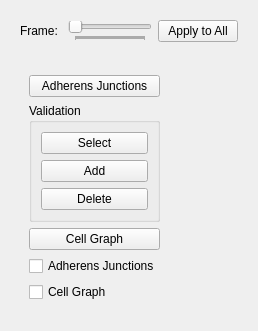
      <widget class="QWidget" name="cellSegmentationTab">
       <attribute name="title">
        <string>Cell Segmentation</string>
       </attribute>
       <layout class="QVBoxLayout" name="verticalLayout_10">
        <item>
         <widget class="QWidget" name="widget_17" native="true">
          <layout class="QHBoxLayout" name="horizontalLayout_11">
           <item>
            <widget class="QLabel" name="label_8">
             <property name="text">
              <string>Frame: </string>
             </property>
            </widget>
           </item>
           <item>
            <widget class="QSlider" name="cellSegmentationSlider">
             <property name="orientation">
              <enum>Qt::Horizontal</enum>
             </property>
             <property name="tickPosition">
              <enum>QSlider::TicksBelow</enum>
             </property>
             <property name="tickInterval">
              <number>1</number>
             </property>
            </widget>
           </item>
           <item>
            <widget class="QPushButton" name="pushButton_16">
             <property name="text">
              <string>Apply to All</string>
             </property>
            </widget>
           </item>
          </layout>
         </widget>
        </item>
        <item>
         <widget class="QWidget" name="widget_18" native="true">
          <layout class="QHBoxLayout" name="horizontalLayout_12">
           <item>
            <widget class="QWidget" name="widget_4" native="true">
             <layout class="QFormLayout" name="formLayout_9">
              <property name="fieldGrowthPolicy">
               <enum>QFormLayout::AllNonFixedFieldsGrow</enum>
              </property>
              <item row="2" column="0" colspan="2">
               <widget class="QPushButton" name="dualButton">
                <property name="text">
                 <string>Cell Graph</string>
                </property>
               </widget>
              </item>
              <item row="0" column="0" colspan="2">
               <widget class="QPushButton" name="segmentationButton">
                <property name="text">
                 <string>Adherens Junctions</string>
                </property>
               </widget>
              </item>
              <item row="1" column="0" colspan="2">
               <widget class="QGroupBox" name="groupBox">
                <property name="title">
                 <string>Validation</string>
                </property>
                <layout class="QFormLayout" name="formLayout_11">
                 <item row="0" column="0" colspan="2">
                  <widget class="QPushButton" name="selectEdgeButton">
                   <property name="text">
                    <string>Select</string>
                   </property>
                  </widget>
                 </item>
                 <item row="1" column="0" colspan="2">
                  <widget class="QPushButton" name="addEdgeButton">
                   <property name="text">
                    <string>Add</string>
                   </property>
                  </widget>
                 </item>
                 <item row="2" column="0" colspan="2">
                  <widget class="QPushButton" name="deleteEdgeButton">
                   <property name="text">
                    <string>Delete</string>
                   </property>
                  </widget>
                 </item>
                </layout>
               </widget>
              </item>
              <item row="3" column="0" colspan="2">
               <widget class="QCheckBox" name="showAdherensJunctionsAtSegmentationCBox">
                <property name="text">
                 <string>Adherens Junctions</string>
                </property>
               </widget>
              </item>
              <item row="4" column="0" colspan="2">
               <widget class="QCheckBox" name="showCellGraphAtSegmentationCBox">
                <property name="text">
                 <string>Cell Graph</string>
                </property>
               </widget>
              </item>
             </layout>
            </widget>
           </item>
           <item>
            <widget class="QWidget" name="widget_20" native="true">
             <property name="sizePolicy">
              <sizepolicy hsizetype="Expanding" vsizetype="Expanding">
               <horstretch>0</horstretch>
               <verstretch>0</verstretch>
              </sizepolicy>
             </property>
             <property name="maximumSize">
              <size>
               <width>16777215</width>
               <height>16777215</height>
              </size>
             </property>
             <layout class="QVBoxLayout" name="verticalLayout_11">
              <item>
               <widget class="QVTKWidget" name="cellSegmentationQVTKView" native="true">
                <property name="sizePolicy">
                 <sizepolicy hsizetype="Expanding" vsizetype="Expanding">
                  <horstretch>0</horstretch>
                  <verstretch>0</verstretch>
                 </sizepolicy>
                </property>
               </widget>
              </item>
             </layout>
            </widget>
           </item>
          </layout>
         </widget>
        </item>
       </layout>
      </widget>
